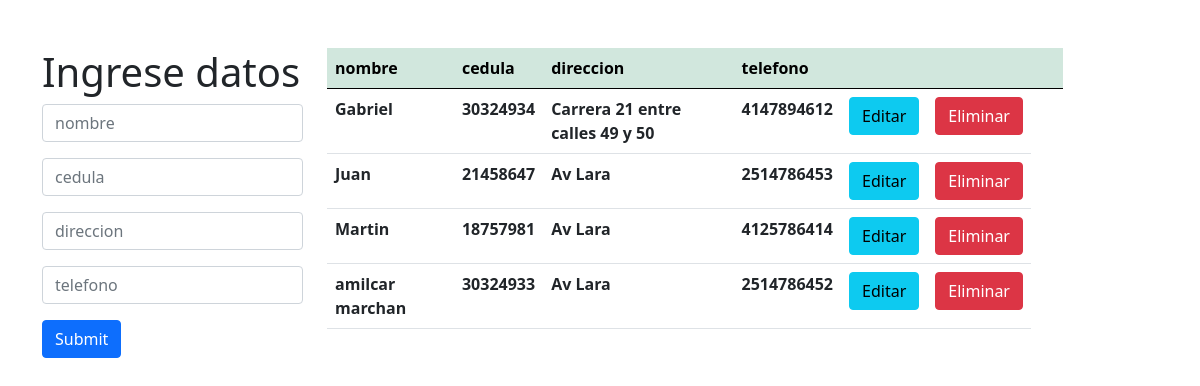
Screenshot of /recibe_register.php with the database file from the repository.
### tables this page shows
CREATE TABLE `recibe` (
  `id` int(11) NOT NULL,
  `nombre` varchar(255) NOT NULL,
  `cedula` bigint(8) NOT NULL,
  `direccion` varchar(255) NOT NULL,
  `telefono` bigint(11) NOT NULL
);

### recibe_register.php (the view, shortened to what this page needs)
<?php
    $con=conectar();
    $sql="SELECT * FROM recibe";
    $query=mysqli_query($con,$sql);
?>
<!DOCTYPE html>
<html lang="en">
<head>
    <link href="css/style.css" rel="stylesheet">
    <link href="https://cdn.jsdelivr.net/npm/bootstrap@5.0.0-beta1/dist/css/bootstrap.min.css" rel="stylesheet">
</head>
<body>
            <div class="container mt-5">
                    <div class="row">
                        <div class="col-md-3">
                            <h1>Ingrese datos</h1>
                                <form action="insertar_recibe.php" method="POST">
                                    <input type="text" class="form-control mb-3" name="nombre" placeholder="nombre">
                                    <input type="text" class="form-control mb-3" name="cedula" placeholder="cedula">
                                    <input type="text" class="form-control mb-3" name="direccion" placeholder="direccion">
                                    <input type="text" class="form-control mb-3" name="telefono" placeholder="telefono">
                                    <input type="submit" class="btn btn-primary">
                                </form>
                        </div>
                        <div class="col-md-8">
                            <table class="table" >
                                <thead class="table-success table-striped">
                                    <tr>
                                        <th>nombre</th>
                                        <th>cedula</th>
                                        <th>direccion</th>
                                        <th>telefono</th>
                                        <th></th>
                                        <th></th>
                                        <th></th>
                                        <th></th>
                                    </tr>
                                </thead>
                                <tbody class="col-md-3">
                                        <?php
                                            while($row=mysqli_fetch_array($query)){
                                        ?>
                                            <tr>
                                                <th><?php  echo $row['nombre']?></th>
                                                <th><?php  echo $row['cedula']?></th>
                                                <th><?php  echo $row['direccion']?></th>
                                                <th><?php  echo $row['telefono']?></th>
                                                <th><a href="actualizar_recibe.php?id=<?php echo $row['id'] ?>" class="btn btn-info">Editar</a></th>
                                                <th><a href="delete_recibe.php?id=<?php echo $row['id'] ?>" class="btn btn-danger">Eliminar</a></th>
                                            </tr>
                                        <?php
                                            }
                                        ?>
                                </tbody>
                            </table>
                        </div>
                    </div>
            </div>

### rows the page displays
recibe: nombre "Gabriel", cedula "30324934", direccion "Carrera 21 entre calles 49 y 50", telefono "4147894612"
recibe: nombre "Juan", cedula "21458647", direccion "Av Lara", telefono "2514786453"
recibe: nombre "Martin", cedula "18757981", direccion "Av Lara", telefono "4125786414"
recibe: nombre "amilcar marchan", cedula "30324933", direccion "Av Lara", telefono "2514786452"
